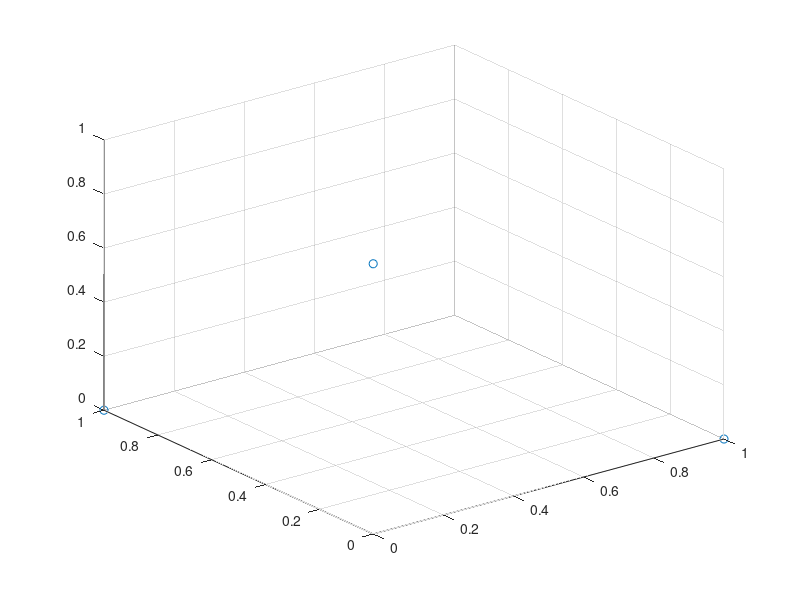

Write the MATLAB code that produced this figure. (Note: this script raises an error after producing the figure.)
pnts = eye(3)
scatter3(pnts(:,1), pnts(:,2), pnts(:,3))
figure;
R = CreateRotationMatrix(0,pi/2,0)
pntsT = R * pnts
scatter3(pntsT(:,1), pntsT(:,2), pntsT(:,3))
pnts
pntsT